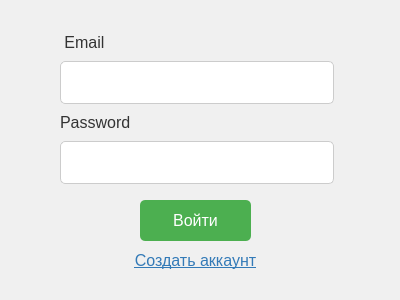
<?xml version="1.0" encoding="UTF-8"?>
<ui version="4.0">
 <class>Dialog</class>
 <widget class="QDialog" name="Dialog">
  <property name="geometry">
   <rect>
    <x>0</x>
    <y>0</y>
    <width>400</width>
    <height>300</height>
   </rect>
  </property>
  <property name="windowTitle">
   <string>Dialog</string>
  </property>
  <property name="styleSheet">
   <string notr="true">QDialog {
    background-color: #f0f0f0; /* светло-серый фон */
    font-family: Arial, sans-serif;
}

/* Общий стиль для кнопок */
QPushButton {
    background-color: #4CAF50; /* зеленый фон */
    color: #ffffff; /* белый текст */
    border: none; /* без рамки */
    border-radius: 5px; /* скругленные углы */
    padding: 10px 20px; /* отступы */
    font-size: 16px; /* размер шрифта */
    cursor: pointer; /* указатель мыши */
}

QPushButton:hover {
    background-color: #3e8e41; /* темно-зеленый фон */
}

/* Общий стиль для лейблов */
QLabel {
    font-size: 16px; /* размер шрифта */
    color: #333333; /* темно-серый текст */
}

/* Общий стиль для строк ввода */
QLineEdit {
    background-color: #ffffff; /* белый фон */
    border: 1px solid #cccccc; /* серая рамка */
    border-radius: 5px; /* скругленные углы */
    padding: 10px; /* отступы */
    font-size: 16px; /* размер шрифта */
    width: 250px; /* ширина поля */
}</string>
  </property>
  <widget class="QPushButton" name="login_button">
   <property name="geometry">
    <rect>
     <x>140</x>
     <y>200</y>
     <width>111</width>
     <height>41</height>
    </rect>
   </property>
   <property name="text">
    <string>Войти</string>
   </property>
  </widget>
  <widget class="QPushButton" name="pushButton_2">
   <property name="geometry">
    <rect>
     <x>70</x>
     <y>240</y>
     <width>251</width>
     <height>41</height>
    </rect>
   </property>
   <property name="styleSheet">
    <string notr="true">QPushButton {
    background-color: transparent; /* прозрачный фон */
    border: none; /* без рамки */
    padding: 10px 20px; /* отступы */
    font-size: 16px; /* размер шрифта */
    color: #337ab7; /* синий текст */
    text-decoration: underline; /* подчеркнутый текст */
    cursor: pointer; /* указатель мыши */
}

QPushButton:hover {
    background-color: #f0f0f0; /* светло-серый фон */
    color: #23527c; /* темно-синий текст */
    text-decoration: none; /* без подчеркивания */
}

QPushButton:pressed {
    background-color: #e0e0e0; /* серый фон */
    color: #23527c; /* темно-синий текст */
}</string>
   </property>
   <property name="text">
    <string>Создать аккаунт</string>
   </property>
  </widget>
  <widget class="QWidget" name="layoutWidget">
   <property name="geometry">
    <rect>
     <x>60</x>
     <y>30</y>
     <width>274</width>
     <height>154</height>
    </rect>
   </property>
   <layout class="QVBoxLayout" name="verticalLayout">
    <item>
     <widget class="QLabel" name="username_label">
      <property name="text">
       <string> Email</string>
      </property>
     </widget>
    </item>
    <item>
     <widget class="QLineEdit" name="username_input"/>
    </item>
    <item>
     <widget class="QLabel" name="password_label">
      <property name="text">
       <string>Password</string>
      </property>
     </widget>
    </item>
    <item>
     <widget class="QLineEdit" name="password_input"/>
    </item>
   </layout>
  </widget>
 </widget>
 <resources/>
 <connections/>
</ui>
